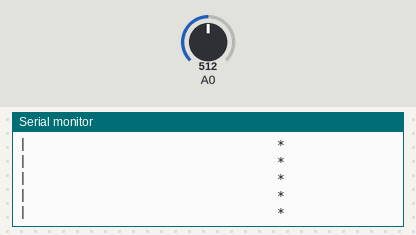
Simulated run of this sketch. Board: Arduino Uno, built with avr-gcc and run on an emulated ATmega328P. Parts: the last lines printed to the serial monitor. The test bench sets the inputs (shaded band); at power-on: A0 = 512.

Above: at 1.2 s.
1.3 s: A0 set to 716
At 1.33 s:
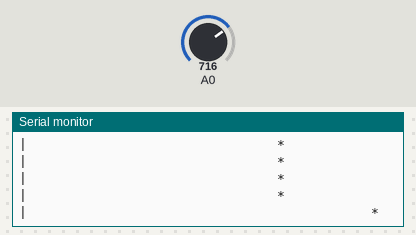
3.2 s: A0 set to 900
At 3.26 s:
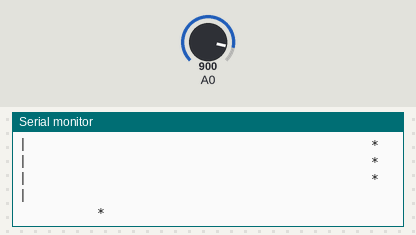
5.1 s: A0 set to 1023
At 5.14 s:
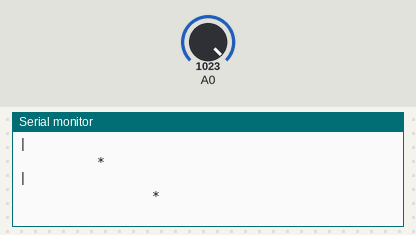
7.0 s: A0 set to 511
At 7.03 s:
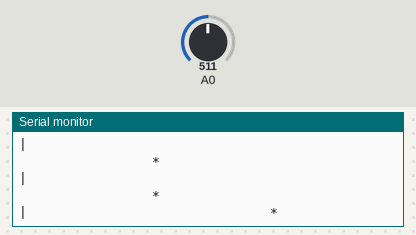
8.9 s: A0 set to 306
At 8.95 s:
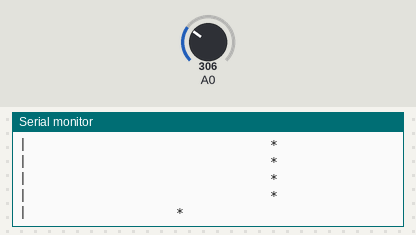
10.8 s: A0 set to 122
At 10.86 s:
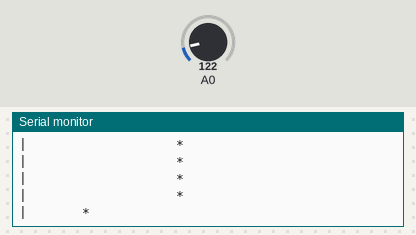

Measured:
- after the input at 1.3 s, the serial monitor: prints a new line at once (image 1)
- after the input at 3.2 s, the serial monitor: prints a new line at once (image 2)
- after the input at 5.1 s, the serial monitor: prints a new line at once (image 3)
- after the input at 7.0 s, the serial monitor: prints a new line at once (image 4)
- after the input at 8.9 s, the serial monitor: prints a new line at once (image 5)
- after the input at 10.8 s, the serial monitor: prints a new line after 0.05 s (image 6)

The sketch:

Vincent_Hu_04.ino
```cpp
/* Vincent Hu */

int potPin = 0; // pot connections: 1 = 5V, 3= GND, 2=A0

volatile int potVal; // volatile declaration prevents removal by optimizing compiler

int ADC8(int pin)
{
  ADMUX = pin;        // Set mux to pin number
  ADMUX |= (1 << REFS0); // Set internal reference voltage (5V)

  ADCSRA |= 1 << ADEN; // Enable analog-digital conversion
  ADCSRA |= 7;         // Set ADPS to 10bit precision
  ADCSRA |= 1 << ADSC; // ADC start conversion

  while(bit_is_set(ADCSRA, ADSC)); // Wait for conversion...

  uint8_t low, high;
  low = ADCL;
  high = ADCH;

  // Combine and return the two bytes
  return ((high << 8) | low)/4;
}

void ADC_display(int n)

{

  int i;

  Serial.print("|"); // print baseline

  for(i=0; i<n/4; i++) Serial.print(" "); // div by 4 sets resolution (take in

  // 7:0 bits, but only want 2^6=64, dividing by 4 gets 5:0 resolution)

  Serial.println("*"); // print marker

}

void setup()

{

  Serial.begin(115200); // set Monitor baud rate

  noInterrupts(); // disable all interrupts

    TCCR1A = 0; // clear Timer1 control registers

  TCCR1B = 0;

  TCCR1B |= (1 << WGM12); // CTC mode (Clear Timer on Compare)

  TCCR1B |= (1 << CS12); // 256 prescaler

  TIMSK1 |= (1 << OCIE1A); // enable timer compare interrupt

  OCR1A = 3125; // compare match register 16MHz/prescale 3125/(16MHz/256) (50ms)

  TCNT1 = 0; // clear counter

  interrupts(); // enable all interrupts

}

ISR(TIMER1_COMPA_vect) // timer compare interrupt service routine

{

  potVal = ADC8(potPin); // read ADC into global variable

}

void loop()

{

  ADC_display(potVal); // display current pot value

  delay(50); // delay 50 ms

}
```
